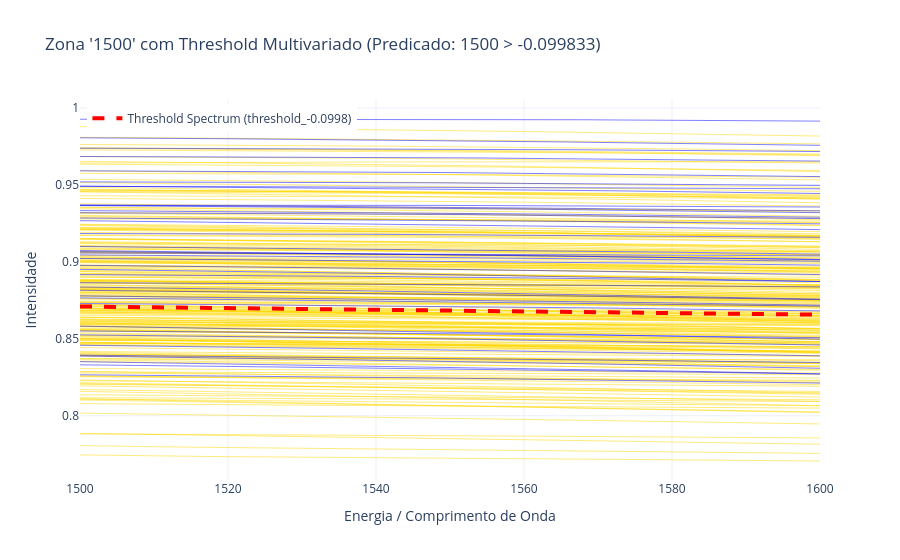

The notebook cell this image was saved under:
### Markdown cell above
## Reconstrução de Thresholds Multivariados

Agora vamos pegar os thresholds dos predicados mais importantes e reconstruí-los como espectros completos.

### Code cell
import plotly.graph_objects as go

n = 5
zone_name = lrc_summed_df_cov_natural.iloc[n]['Zone']
threshold_score = float(lrc_summed_df_cov_natural.iloc[n]['Threshold_Natural'])  # Corrigido: usa n em vez de 7

# Usar pca_info_dict dos dados ORIGINAIS (zones_original[1])
pca_info_dict_original = zones_original[1]

# Reconstrução: τ = mean + threshold * loadings (no espaço original)
threshold_spectrum = exp.reconstruct_threshold_to_spectrum(
    threshold_value=threshold_score,
    zone_name=zone_name,
    pca_info_dict=pca_info_dict_original
)
print(f"\nEspectro de threshold reconstruído para zona '{zone_name}':")
print(f"  - Dimensão: {len(threshold_spectrum)} variáveis espectrais")
print(f"  - Range de energias: {threshold_spectrum.index[0]} - {threshold_spectrum.index[-1]}")
print(f"  - Variância explicada pela PC1: {pca_info_dict_original[zone_name]['variance_explained']:.2%}")

# Usar dados ORIGINAIS para plotar (spectral_zones_original)
zone_df = spectral_zones_original[zone_name]

# Plotar zona com threshold (inline)
fig = go.Figure()
x_values = pd.to_numeric(zone_df.columns, errors='coerce')

# Plotar espectros das amostras coloridas por classe
colors = {'A': 'gold', 'B': 'blue'}
for idx, row in zone_df.iterrows():
    class_label = ycalclass.iloc[idx] if idx < len(ycalclass) else 'Unknown'
    fig.add_trace(go.Scatter(
        x=x_values,
        y=row.values,
        mode='lines',
        line=dict(color=colors.get(class_label, 'rgba(128,128,128,0.3)'), width=0.5),
        name=f'Class {class_label}',
        showlegend=False,
        hoverinfo='skip'
    ))

# Plotar espectro de threshold (destaque)
fig.add_trace(go.Scatter(
    x=x_values,
    y=threshold_spectrum.values,
    mode='lines',
    line=dict(color='red', width=4, dash='dash'),
    name=f'Threshold Spectrum ({threshold_spectrum.name})'
))

# Layout do gráfico
fig.update_layout(
    title=f"Zona '{zone_name}' com Threshold Multivariado (Predicado: {lrc_summed_df_cov_natural.iloc[n]['Node_Natural']})",
    xaxis_title='Energia / Comprimento de Onda',
    yaxis_title='Intensidade',
    template='plotly_white',
    showlegend=True,
    legend=dict(yanchor="top", y=0.99, xanchor="left", x=0.01)
)

fig.show()
